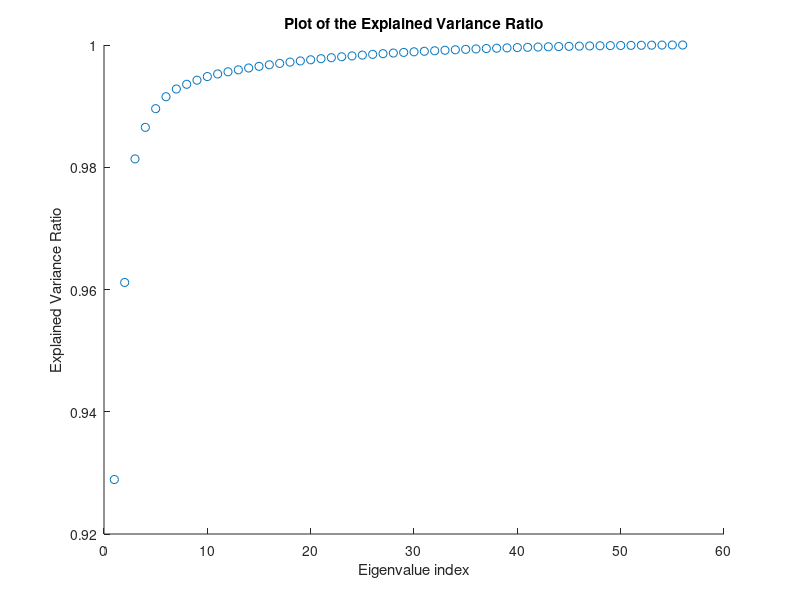

Reproduce this figure in MATLAB. (Note: this script raises an error after producing the figure.)
% Plot the explained variance ratio
clear all;

% Get input
A = csvread("Eigenvalues.csv");
sum = 0;
for i = 1:size(A,1)
    sum = sum + A(i,2);
    cum(i) = sum;
end

a = size(A,1);
for i=1:size(A,1)
    x(i) = i;
    y(i) = cum(i)/sum;

end

figure(1);
scatter(x,y);
title("Plot of the Explained Variance Ratio");
xlabel("Eigenvalue index");
ylabel("Explained Variance Ratio");

% Plot the spectra on the most important principle components
C = csvread("Sorted Eigenvectors.csv");
Spectra = csvread("DS19hH2_dk0_FTIR_Spectra_instant_coffee.csv");
Spectra = Spectra(2:57,:);
Spectra = Spectra.';
x1 = C(1,:)*Spectra(:,:);
y1 = C(2,:)*Spectra(:,:);


figure(2);
scatter(x1,y1);
title("Projection on the Two Most Important Principle Components");
xlabel("Largest");
ylabel("Second Largest");

% Plot 1500 graphs



for i=1:10
    for j=i:10
        for k=1:56
            x(i,j,k) = C(i,:)*Spectra(:,k);
            y(i,j,k) = C(j,:)*Spectra(:,k);
        end
        for k=30:56
            x(i,j,k) = C(i,:)*Spectra(:,k);
            y(i,j,k) = C(j,:)*Spectra(:,k);         
        end
    end
end


figure(3);
scatter(x(1,2,1:29), y(1,2,1:29),'r')   
hold on;
scatter(x(1,2,30:56), y(1,2,30:56),'b')
title('1st and 2nd');

figure(4);
scatter(x(2,3,1:29), y(2,3,1:29),'r')   
hold on;
scatter(x(2,3,30:56), y(2,3,30:56),'b')
title('2nd and 3rd');

figure(5);
scatter(x(3,4,1:29), y(3,4,1:29),'r')   
hold on;
scatter(x(3,4,30:56), y(3,4,30:56),'b')
title('3rd and 4th');

figure(6);
scatter(x(1,3,1:29), y(1,3,1:29),'r')   
hold on;
scatter(x(1,3,30:56), y(1,3,30:56),'b')
title('1st and 3rd');

figure(7);
scatter(x(1,4,1:29), y(1,4,1:29),'r')   
hold on;
scatter(x(1,4,30:56), y(1,4,30:56),'b')
title('1st and 4th');

figure(8);
scatter(x(2,4,1:29), y(2,4,1:29),'r')   
hold on;
scatter(x(2,4,30:56), y(2,4,30:56),'b')
title('2nd and 4th');

% Reconstruction
 Spectra = csvread("DS19hH2_dk0_FTIR_Spectra_instant_coffee.csv");
 E = C(1:6,:);
 F = E.';
 TransformationMatrix = F*E;
 G = Spectra(10,:);
 H = Spectra(40,:);
 G = G.';
 H = H.';
 I = TransformationMatrix*G;
 J = TransformationMatrix*H;
 
 figure(9);
 plot(Spectra(1,:), G);
 hold on;
 plot(Spectra(1,:),I);
 hold off;
 title("Arabica");
 
 figure(10);
 plot(Spectra(1,:), H);
 hold on;
 plot(Spectra(1,:),J);
 hold off;
 title("Robusta");
 
 
 






